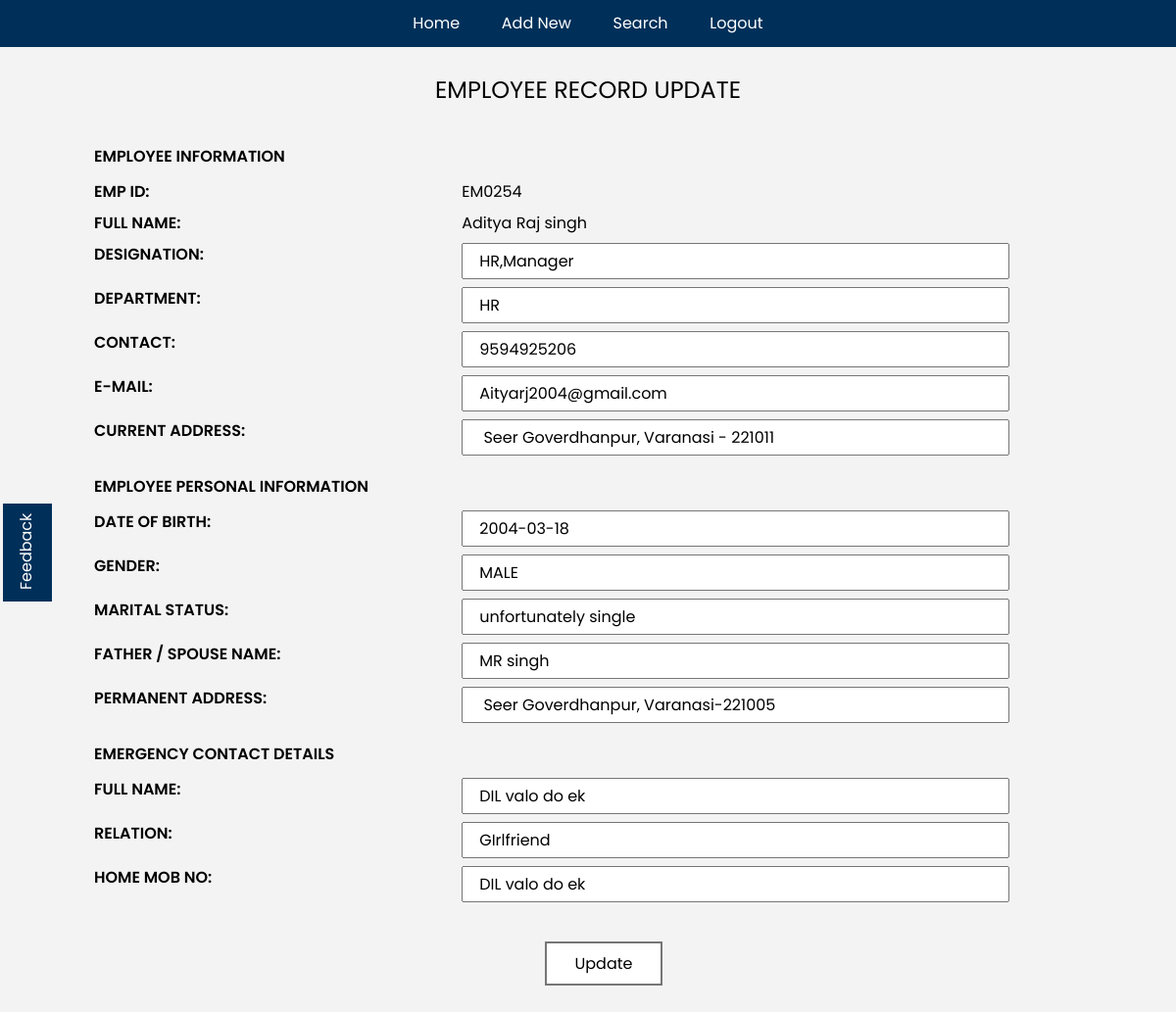
The page /pages/update.php?id=27 (signed in) on the database its author committed.
### tables this page shows
CREATE TABLE `archive` (
  `ID` int(11) NOT NULL,
  `empId` varchar(255) NOT NULL,
  `empName` varchar(255) NOT NULL,
  `designation` varchar(255) NOT NULL,
  `department` varchar(255) NOT NULL,
  `contact` varchar(255) NOT NULL,
  `eMail` varchar(255) NOT NULL,
  `currentAddress` varchar(255) NOT NULL,
  `dateOfBirth` date NOT NULL,
  `gender` varchar(11) NOT NULL,
  `maritalStatus` varchar(255) NOT NULL,
  `familyMember` varchar(255) NOT NULL,
  `permanentAddress` varchar(255) NOT NULL,
  `emContactPerson` varchar(255) NOT NULL,
  `emRelation` varchar(255) NOT NULL,
  `emContact` varchar(255) NOT NULL
);

### pages/update.php (the view, shortened to what this page needs)
<!DOCTYPE html>
<html lang="en">
<head>
    <link rel="stylesheet" href="../CSS/reset.css">
    <link rel="stylesheet" href="../CSS/utility.css">
    <link rel="stylesheet" href="../CSS/style.css">
</head>
<body>
    <nav>
        <ul class="flexC nav">
            <li><a href="./record.php">Home</a></li>
            <li><a href="./addnew.php">Add New</a></li>
            <li><a href="./search.php">Search</a></li>
            <li><a href="./logout.php">Logout</a></li>
        </ul>
    </nav>
    <h1>EMPLOYEE RECORD UPDATE</h1>
    <main>
        <section class="heading update">
            <form class="archive" action="" method="post">
                <h3>EMPLOYEE INFORMATION</h3>
                <?php
                $id = $_GET['id'];
                $query = "SELECT * FROM archive where id=$id";
                $result = mysqli_query($GLOBALS["conn"], $query);
                while ($row = mysqli_fetch_array($result)) {
                ?>
                    <div class="sec">
                        <div class="theading">
                            <h2>EMP ID:</h2>
                        </div>
                        <div class="tdetail">
                            <p>EM0254</p>
                        </div>
                    </div>
                    <div class="sec">
                        <div class="theading">
                            <h2>FULL NAME:</h2>
                        </div>
                        <div class="tdetail">
                            <p><?php echo $row[2] ?></p>
                        </div>
                    </div>
                    <div class="sec">
                        <div class="theading">
                            <h2>designation:</h2>
                        </div>
                        <div class="tdetail">
                            <input type="text" name="designation" required value="<?php echo $row[3] ?>">
                        </div>
                    </div>
                    <div class="sec">
                        <div class="theading">
                            <h2>DEPARTMENT:</h2>
                        </div>
                        <div class="tdetail">
                            <input type="text" name="department" required value="<?php echo $row[4] ?>">
                        </div>
                    </div>
                    <div class="sec">
                        <div class="theading">
                            <h2>contact:</h2>
                        </div>
                        <div class="tdetail">
                            <input type="text" name="contact" required value="<?php echo $row[5] ?>">
                        </div>
                    </div>
                    <div class="sec">
                        <div class="theading">
                            <h2>e-mail:</h2>
                        </div>
                        <div class="tdetail">
                            <input type="text" name="eMail" required value="<?php echo $row[6] ?>">
                        </div>
                    </div>
                    <div class="sec">
                        <div class="theading">
                            <h2>current address:</h2>
                        </div>
                        <div class="tdetail">
                            <input type="text" name="currentAddress" required value="<?php echo $row[7] ?>">
                        </div>
                    </div>
                    <h3>EMPLOYEE PERSONAL INFORMATION</h3>
                    <div class="sec">
                        <div class="theading">
                            <h2>DATE OF BIRTH:</h2>
                        </div>
                        <div class="tdetail">
                            <input type="text" name="dateOfBirth" value="<?php echo $row[8] ?>">
                        </div>
                    </div>
                    <div class="sec">
                        <div class="theading">
                            <h2>Gender:</h2>
                        </div>
                        <div class="tdetail">
                            <input type="text" name="gender" value="<?php echo $row[9] ?>">
                        </div>
                    </div>
                    <div class="sec">
                        <div class="theading">
                            <H2>Marital Status: </H2>
                        </div>
                        <div class="tdetail">
                            <input type="text" name="status" value="<?php echo $row[10] ?>">
                        </div>
                    </div>
                    <div class="sec">
                        <div class="theading">
                            <h2>FATHER / spouse NAME:</h2>
                        </div>
                        <div class="tdetail">
                            <input type="text" name="familyMember" value="<?php echo $row[11] ?>">
                        </div>
                    </div>
                    <div class="sec">
                        <div class="theading">
                            <h2>permanent address:</h2>
                        </div>
                        <div class="tdetail">
                            <input type="text" name="permanentAddress" value="<?php echo $row[12] ?>">
                        </div>
                    </div>
                    <h3>EMERGENCY CONTACT DETAILS</h3>
                    <div class="sec">
                        <div class="theading">
                            <h2>FULL NAME:</h2>
                        </div>
                        <div class="tdetail">
                            <input type="text" name="emContactPerson" value="<?php echo $row[13] ?>">
                        </div>
                    </div>
                    <div class="sec">
                        <div class="theading">
                            <h2>RELATION:</h2>
                        </div>
                        <div class="tdetail">
                            <input type="text" name="emRelation" value="<?php echo $row[14] ?>">
                        </div>
                    </div>
                    <div class="sec">
                        <div class="theading">
                            <h2>HOME mob NO:</h2>
                        </div>
                        <div class="tdetail">
                            <input type="text" name="emContact" value="<?php echo $row[15] ?>">
                        </div>
                    </div>
                    <div class="action flexC">
                        <button type="submit" name="submit">Update</button>
                    </div>
                <?php
                }
                ?>
            </form>
        </section>
    </main>
    <footer>
        <ul class="flexC nav">
            <li><a href="/../ems/pages/feedback.php">Feedback</a></li>
        </ul>
    </footer>
</body>
</html>

### CSS/utility.css (style rules this page uses)
main { grid-area: Main; }
footer { grid-area: Footer; }
:root { --darkBlue: #003059; --pbg: #f3f3f3; --blue: #0073ec; --fontColour: #444444; --white: #ffffff; --black: black; }
html, a, button, input { font-family: poppins; color: var(--black); font-size: 1rem; }
button { color: var(--black); background: none; border: none; }
h1 { font-size: 1.5rem; text-align: center; }
p { line-height: 120%; }
.flexC { display: flex; justify-content: center; align-items: center; }
input { width: 80%; padding: .25rem 1rem; }

### CSS/style.css (style rules this page uses)
html { background-color: var(--pbg); }
main { margin: 0 4rem; background-color: var(--pbg); }
form { padding: 2rem; width: 100%; }
button { background-color: var(--white); padding: .5rem 4rem; margin: 2rem 0; }
.archive h2 { text-transform: uppercase; font-weight: 600; padding: .25rem 0; }
.archive h3 { padding: 1rem 0; }
.sec { display: flex; justify-content: space-between; }
.theading { max-width: 30%; }
.tdetail { width: 65%; }
.archive p { padding: .15rem 0; }
.action button:nth-of-type(1) { margin-right: 2rem; }
.action button { border: 2px solid rgb(118, 118, 118); width: 120px; text-align: center; padding:0; padding: .5rem 0; }
h3 { font-weight: 600; padding: 1rem 0; }
.archive input { margin-bottom: .5rem; width: 75%; }
.update p { margin-bottom: .5rem; }
nav { background-color: var(--darkBlue); margin-bottom: 2rem; }
.nav { margin-bottom: 2rem; justify-content: space-around; max-width: 400px; margin: auto; padding: 1rem 0; }
.nav li a { color: white; padding: 1rem .75rem; }
footer { position: absolute; width: 100px; height: 50px; bottom: 45%; transform: rotate(270deg); background-color: var(--darkBlue); }
@media (min-width: 768px) { footer { left: -22px; } }

### rows shown on the page
archive: empName "Aditya Raj singh", designation "HR,Manager", department "HR", contact "9594925206", eMail "Aityarj2004@gmail.com", currentAddress "Seer Goverdhanpur, Varanasi - 221011", dateOfBirth "2004-03-18", gender "MALE", status "unfortunately single", familyMember "MR singh", permanentAddress "Seer Goverdhanpur, Varanasi-221005", emContactPerson "DIL valo do ek", emRelation "GIrlfriend", emContact "DIL valo do ek"
